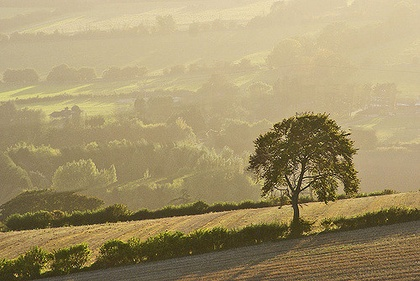
%> input picture 1437406655_9548bac8b6_z.jpg, 420 x 281 px, shrunk from 500 x 335 before the run
$ octave example.m   (GNU Octave 9; MATLAB toolbox functions it lacks are replaced by stand-ins)
%> lines starting %> are read from the running program, lines starting %| are printed output that depends on the picture; in (x1, y1, x2, y2) boxes, pixels count from 0 and x2, y2 are one past the last pixel; in counts of white or black regions, pixels touching at a corner belong together; the program's own positions count from 1
### VanHerkMin.m
function Y = VanHerkMin(X,N)
% fast implementation of 1-D minimum filter
% X is the input array
% N is the frame length / 1-D patch size
% Y is the local minima

% correcting X size
fixsize = 0;
addel = 0;
if mod(size(X,2),N) ~= 0
    fixsize = 1;
    addel = N-mod(size(X,2),N);
    f = [X repmat(X(:,end),1,addel)];
else
   f = X;
end
lf = size(f,2);
lx = size(X,2);
clear X

% Declaring aux. mat.
g = f;
h = g;

% Filling g & h (aux. mat.)
ig = 1:N:size(f,2);
ih = ig + N - 1;

g(:,ig) = f(:,ig);
h(:,ih) = f(:,ih);

for i = 2 : N
    igold = ig;
    ihold = ih;

    ig = ig + 1;
    ih = ih - 1;

    g(:,ig) = min(f(:,ig),g(:,igold));
    h(:,ih) = min(f(:,ih),h(:,ihold));
end
clear f

% Comparing g & h
if fixsize
    if addel > (N-1)/2
%          disp('hoi')
       ig = [ N : 1 : lf - addel + floor((N-1)/2) ];
       ih = [ 1 : 1 : lf-N+1 - addel + floor((N-1)/2)];
       Y = [ g(:,1+ceil((N-1)/2):N-1)  min(g(:,ig), h(:,ih)) ];
    else
       ig = [ N : 1 : lf ];
       ih = [ 1 : 1 : lf-N+1 ];
       Y = [ g(:,1+ceil((N-1)/2):N-1)  min(g(:,ig), h(:,ih))  h(:,lf-N+2:lf-N+1+floor((N-1)/2)-addel) ];
    end
else % not fixsize (addel=0, lf=lx)
    ig = [ N : 1 : lx ];
    ih = [ 1 : 1 : lx-N+1 ];
    Y = [  g(:,N-ceil((N-1)/2):N-1) min( g(:,ig), h(:,ih) )  h(:,lx-N+2:lx-N+1+floor((N-1)/2)) ];
end


end

### DarkChannel.m
function [darkchannel] = DarkChannel(I,height,width,patch_size)
% calculate the dark channel of image I with size [height, width]
darkchannel = zeros(height,width);
%%%%%%%%%%%%%%%%%%%%%% verison 1 %%%%%%%%%%%%%%%%%%%%%%%%%%%%%%%
% [11 lines of commented-out code are left out]

%%%%%%%%%%%%%%%%%%%%%% verison 2 %%%%%%%%%%%%%%%%%%%%%%%%%%%%%%%
% local minima for each patch in RGB channel
darkchannel_r = MinFilt(I(:,:,1),[patch_size patch_size]);
darkchannel_g = MinFilt(I(:,:,2),[patch_size patch_size]);
darkchannel_b = MinFilt(I(:,:,3),[patch_size patch_size]);
darkchannel_r(height,width)=0;
darkchannel_g(height,width)=0;
darkchannel_b(height,width)=0;
for index1 = 1:height
    for index2 = 1:width
        darkchannel(index1,index2) = min([darkchannel_r(index1,index2) darkchannel_g(index1,index2) darkchannel_b(index1,index2)]);
    end
end

darkchannel = double(darkchannel);

%%%%%%%%%%%%%%%%%%%%%% verison 3 %%%%%%%%%%%%%%%%%%%%%%%%%%%%%%%
% [12 lines of commented-out code are left out]


end

### AtmosphericLight.m
function [A] = AtmosphericLight(I,darkchannel,height,width)
% calculate the atmospheric light A of image I with size [height, width]

%%%%%%%%%%%%%%%%%%%%%% verison 1 %%%%%%%%%%%%%%%%%%%%%%%%%%%%%%%
% [7 lines of commented-out code are left out]
%%%%%%%%%%%%%%%%%%%%% verison 2 %%%%%%%%%%%%%%%%%%%%%%%%%%%%%%%
% tic;
% A = max(max(darkchannel));
% toc;
%%%%%%%%%%%%%%%%%%%%%% verison 3 %%%%%%%%%%%%%%%%%%%%%%%%%%%%%%%
% tic;
% maxAtomsLight = 240;
% A = min([maxAtomsLight, max(max(darkchannel))]);
% toc;
%%%%%%%%%%%%%%%%%%%%%% verison 4 %%%%%%%%%%%%%%%%%%%%%%%%%%%%%%%
% [8 lines of commented-out code are left out]
%%%%%%%%%%%%%%%%%%%%%% verison 5 %%%%%%%%%%%%%%%%%%%%%%%%%%%%%%%
tic;
K = round(height*width*0.001);
X = darkchannel(:);
I_gray = rgb2gray(I); I_gray = I_gray(:);
[~,corrsepond_index] = sort(X,'descend');                                   % http://www.ilovematlab.cn/thread-446974-1-1.html
A = max(I_gray(corrsepond_index));
A = double(A);
toc;
end

### Transmission_Fianl.m
function [transmission] = Transmission_Fianl(omega,darkchannel,A)
% % calculate the un-normalized transmission t_tilde(x) of image
transmission = 255 - omega.*darkchannel./A; % un-normalized
end

### GuidedFilter.m
function [q] = GuidedFilter(p,I,r,epsilon)
% implementation of guided filter in 2D
% time complexity: O()
% p: filtering input image, for dehazing application, p should be gray
% scale image
% I: guidance image, for dehazing application, I should be RGB image
% r: radius of local window
% epsilon: regularization parameter
% q: filtering output

[height,width] = size(p);
q = zeros(height,width);

mean_I_R = imboxfilt(I(:, :, 1), r);
mean_I_G = imboxfilt(I(:, :, 2), r);
mean_I_B = imboxfilt(I(:, :, 3), r);

mean_p = imboxfilt(p(:, :), r);

corr_I_R = imboxfilt(I(:, :, 1).*I(:, :, 1), r);
corr_I_G = imboxfilt(I(:, :, 2).*I(:, :, 2), r);
corr_I_B = imboxfilt(I(:, :, 3).*I(:, :, 3), r);

corr_Ip_R = imboxfilt(I(:, :, 1).*p(:, :), r);
corr_Ip_G = imboxfilt(I(:, :, 2).*p(:, :), r);
corr_Ip_B = imboxfilt(I(:, :, 3).*p(:, :), r);

var_I_R = corr_I_R - mean_I_R.* mean_I_R;
var_I_G = corr_I_G - mean_I_G.* mean_I_G;
var_I_B = corr_I_B - mean_I_B.* mean_I_B;

cov_Ip_R = corr_Ip_R - mean_I_R.*mean_p;
cov_Ip_G = corr_Ip_G - mean_I_G.*mean_p;
cov_Ip_B = corr_Ip_B - mean_I_B.*mean_p;

a_R = cov_Ip_R./(var_I_R + epsilon);
a_G = cov_Ip_G./(var_I_G + epsilon);
a_B = cov_Ip_B./(var_I_B + epsilon);

b_R = mean_p - a_R.*mean_I_R;
b_G = mean_p - a_G.*mean_I_G;
b_B = mean_p - a_B.*mean_I_B;

mean_a_R = imboxfilt(a_R, r);
mean_a_G = imboxfilt(a_G, r);
mean_a_B = imboxfilt(a_B, r);

mean_b_R = imboxfilt(b_R, r);
mean_b_G = imboxfilt(b_G, r);
mean_b_B = imboxfilt(b_B, r);

q(:, :, 1) = mean_a_R.*I(:, :, 1) + mean_b_R;
q(:, :, 2) = mean_a_G.*I(:, :, 2) + mean_b_G;
q(:, :, 3) = mean_a_B.*I(:, :, 3) + mean_b_B;

q = rgb2gray(q);

end

### MinFilt.m
function Y = MinFilt(X,N)
% 2-D minimum filter using van-Herk algorithm
% X is the input 2-D array
% N is the 2-D patch size
% Y is the minimum
Y = VanHerkMin(X,N(1));
Y = VanHerkMin(Y,N(2));

end

### example.m
% main function of this project
clear; clc;
imagename = '1437406655_9548bac8b6_z.jpg';
I = imread(imagename);
%> I is the input picture: size 281x420x3 uint8; mean R, G, B 163.8, 147.7, 107.1
[height,width,~] = size(I);
%> height = 281; width = 420
figure;
imshow(uint8(I)); title('original image');

% patch size initialization
patch_size = 10;

% dark channel
tic;
[darkchannel] = DarkChannel(I,height,width,patch_size);                     % ?????????min????van??????????????????��??
%> after the loop in VanHerkMin, `for i = 2 : N`: ig = 42 values from 10 to 420; ih = 42 values from 1 to 411
%> call 4 of VanHerkMin, with N = 10
%> after the loop in VanHerkMin (call 4), `for i = 2 : N`:
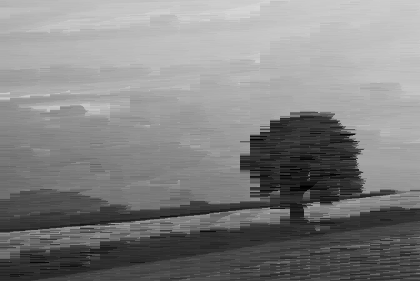
%> h: size 281x420 uint8; min 0, max 215, mean 130.6
%> after the loop in VanHerkMin (call 4), `for i = 2 : N`: ig = 42 values from 10 to 420; ih = 42 values from 1 to 411
%> call 5 of VanHerkMin, with N = 10
%> after the loop in VanHerkMin (call 5), `for i = 2 : N`:
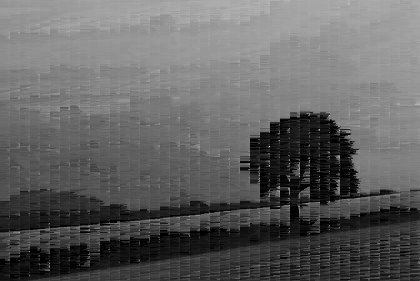
%> h: size 281x420 uint8; min 0, max 211, mean 97.7
%> after the loop in VanHerkMin (call 5), `for i = 2 : N`: ig = 42 values from 10 to 420; ih = 42 values from 1 to 411
%> call 6 of VanHerkMin, with N = 10
%> after the loop in VanHerkMin (call 6), `for i = 2 : N`: ig = 42 values from 10 to 420; ih = 42 values from 1 to 411
%> in VanHerkMin (call 6), `Y = [  g(:,N-ceil((N-1)/2):N-1) min( g(:,ig), h(:,ih) )  h(:,lx-N+2:lx..`:
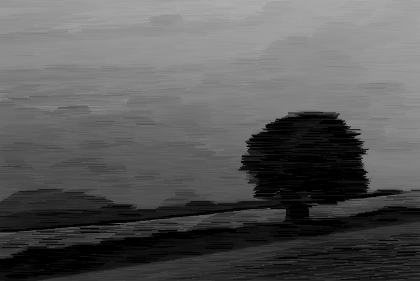
%> Y: size 281x420 uint8; min 0, max 173, mean 88.9
%> in DarkChannel, `darkchannel_r(height,width)=0;`: darkchannel_r: size 281x420 uint8; min 0, max 230, mean 144.1
%> in DarkChannel, `darkchannel_g(height,width)=0;`: darkchannel_g: size 281x420 uint8; min 0, max 215, mean 128.4; mean of the top-left, top-right, bottom-left and bottom-right quarters 171.8, 174.3, 91.7, 76.4
%> in DarkChannel, `darkchannel_b(height,width)=0;`: darkchannel_b: size 281x420 uint8; under 0.01% of pixels changed, all inside (x1, y1, x2, y2) = (419, 280, 420, 281)
toc;
figure;
imshow(uint8(darkchannel)); title('dark channel');

% atmospheric light A
tic;
[A] = AtmosphericLight(I,darkchannel,height,width);
%> in AtmosphericLight, `A = max(I_gray(corrsepond_index));`: A = 248
%> A = 248
toc;

% transmission t_tilde(x)
%%%%%%%%%%%%%%%%%%%%%% verison 1 %%%%%%%%%%%%%%%%%%%%%%%%%%%%%%%
% tic;
% omega = 0.95;
% [transmission] = Transmission(I,height,width,patch_size,A,omega);           % ?????????min????van??????????????????��??
% toc;
%%%%%%%%%%%%%%%%%%%%%% verison 2 %%%%%%%%%%%%%%%%%%%%%%%%%%%%%%%
tic;
omega = 0.95*255;
[transmission] = Transmission_Fianl(omega,darkchannel,A);
toc;
figure;
imshow(uint8(transmission)); title('transmission before soft matting');
%%%%%%%%%%%%%%%%%%%%%% verison 3 %%%%%%%%%%%%%%%%%%%%%%%%%%%%%%%
% tic;
% omega = 0.95;
% transmission = 255 - darkchannel;
% imshow(uint8(transmission)); title('transmission before soft matting');
% toc;

% show the haze free image before soft matting
transmission_normalized = transmission/255;
result1 = zeros(height,width,3);
I1 = double(I);
result1(:,:,1) = (I1(:,:,1) - (1-transmission_normalized)*A)./transmission_normalized;
result1(:,:,2) = (I1(:,:,2) - (1-transmission_normalized)*A)./transmission_normalized;
result1(:,:,3) = (I1(:,:,3) - (1-transmission_normalized)*A)./transmission_normalized;
figure;
imshow(uint8(result1)); title('haze free image without soft matting');

% soft matting(very slow when dealing with large image)
% [ filtered_transmission ] = matting( I1, transmission );

% guided filter
tic;
epsilon = 10^-6;
r = 81;
[filtered_transmission] = GuidedFilter(transmission_normalized,double(I)/255,r,epsilon);
%> in GuidedFilter, `corr_I_B = imboxfilt(I(:, :, 3).*I(:, :, 3), r);`:
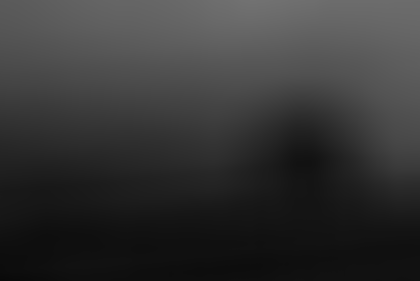
%> corr_I_B: size 281x420 double; min 0.037, max 0.447, mean 0.208
%> in GuidedFilter, `corr_Ip_R = imboxfilt(I(:, :, 1).*p(:, :), r);`:
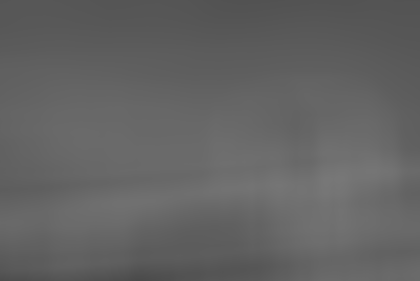
%> corr_Ip_R: size 281x420 double; min 0.294, max 0.47, mean 0.389
%> in GuidedFilter, `corr_Ip_B = imboxfilt(I(:, :, 3).*p(:, :), r);`:
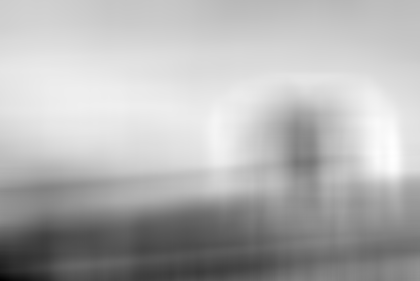
%> corr_Ip_B: size 281x420 double; min 0.151, max 0.283, mean 0.244; drawn with min black and max white
%> in GuidedFilter, `var_I_B = corr_I_B - mean_I_B.* mean_I_B;`:
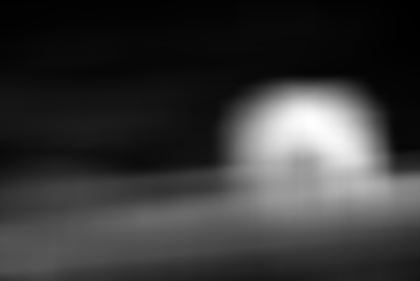
%> var_I_B: size 281x420 double; min 0.000231, max 0.0385, mean 0.00861; drawn with min black and max white
figure;
imshow(filtered_transmission,[]); title('guided filtered transmission');
toc;

% show the haze free image after guided filtering
result2 = zeros(height,width,3);
result2(:,:,1) = (I1(:,:,1) - (1-filtered_transmission)*A)./filtered_transmission;
result2(:,:,2) = (I1(:,:,2) - (1-filtered_transmission)*A)./filtered_transmission;
result2(:,:,3) = (I1(:,:,3) - (1-filtered_transmission)*A)./filtered_transmission;
figure;
imshow(uint8(result2)); title('haze free image after guided filtering');
figure;
subplot(2,1,1); imshow(uint8(I)); title('hazy image');
subplot(2,1,2); imshow(uint8(result2)); title('haze free image');

$ run again, with 2506891277_1fc784db23_z.jpg copied over 1437406655_9548bac8b6_z.jpg
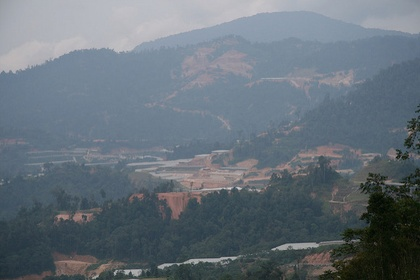
%> input picture 2506891277_1fc784db23_z.jpg, 420 x 280 px, shrunk from 640 x 426 before the run
%> I is the input picture: size 280x420x3 uint8; mean R, G, B 101.8, 112.3, 121.3
%> after the loop in VanHerkMin, `for i = 2 : N`: ig = 42 values from 10 to 420; ih = 42 values from 1 to 411
%> darkchannel_r: size 280x420 uint8; min 0, max 191, mean 92.1; mean of the top-left, top-right, bottom-left and bottom-right quarters 134.7, 115.2, 67.9, 50.7
%> darkchannel_g: size 280x420 uint8; min 0, max 191, mean 104.2
%> in DarkChannel, `darkchannel_b(height,width)=0;`:
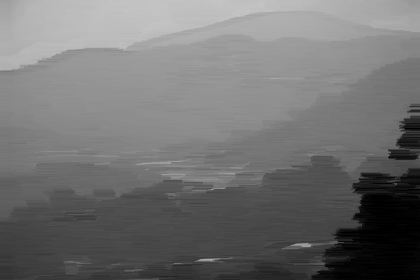
%> darkchannel_b: size 280x420 uint8; min 0, max 196, mean 113.2; mean of the top-left, top-right, bottom-left and bottom-right quarters 158.6, 143.8, 88.9, 61.6
%> in AtmosphericLight, `A = max(I_gray(corrsepond_index));`: A = 214
%> in GuidedFilter, `var_I_G = corr_I_G - mean_I_G.* mean_I_G;`:
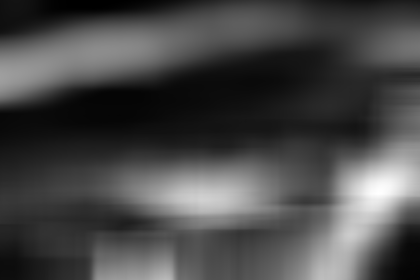
%> var_I_G: size 280x420 double; min 0.000101, max 0.0164, mean 0.00475; drawn with min black and max white

$ run again, with 2573408711_8f96535bf4_z.jpg copied over 1437406655_9548bac8b6_z.jpg
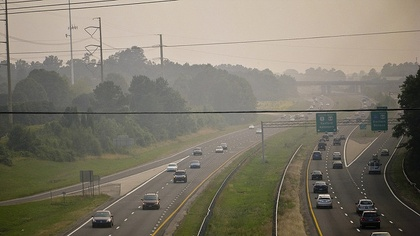
%> input picture 2573408711_8f96535bf4_z.jpg, 420 x 236 px, shrunk from 640 x 360 before the run
%> I is the input picture: size 236x420x3 uint8; mean R, G, B 127.2, 121.4, 107.5
%> after the loop in VanHerkMin, `for i = 2 : N`: ig = 42 values from 10 to 420; ih = 42 values from 1 to 411
%> after the loop in VanHerkMin (call 6), `for i = 2 : N`:
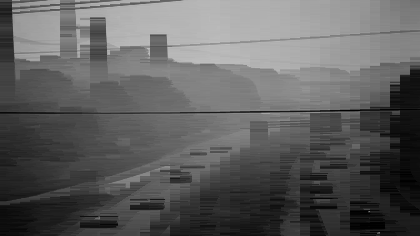
%> h: size 236x420 uint8; min 0, max 193, mean 94.4
%> after the loop in VanHerkMin (call 6), `for i = 2 : N`: ig = 42 values from 10 to 420; ih = 42 values from 1 to 411
%> darkchannel_r: size 236x420 uint8; min 0, max 214, mean 110.9; mean of the top-left, top-right, bottom-left and bottom-right quarters 133.8, 160.3, 83.5, 66
%> darkchannel_g: size 236x420 uint8; min 0, max 202, mean 105.8; mean of the top-left, top-right, bottom-left and bottom-right quarters 127.9, 150.2, 81.4, 63.8
%> darkchannel_b: size 236x420 uint8; min 0, max 190, mean 92.4; mean of the top-left, top-right, bottom-left and bottom-right quarters 119.1, 137, 63, 50.4
%> in AtmosphericLight, `A = max(I_gray(corrsepond_index));`: A = 238
%> in GuidedFilter, `var_I_R = corr_I_R - mean_I_R.* mean_I_R;`:
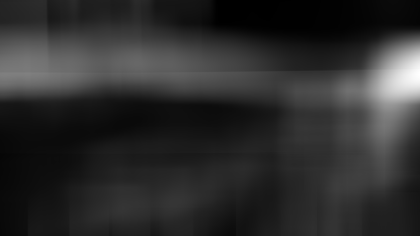
%> var_I_R: size 236x420 double; min 5.3e-05, max 0.0657, mean 0.0119; drawn with min black and max white

$ run again, with 3236898173_71c252a92d_o.jpg copied over 1437406655_9548bac8b6_z.jpg
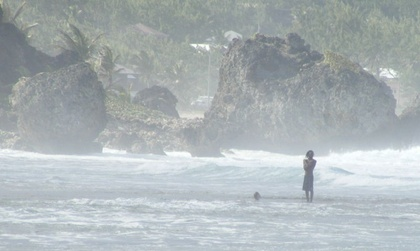
%> input picture 3236898173_71c252a92d_o.jpg, 420 x 251 px, shrunk from 800 x 478 before the run
%> I is the input picture: size 251x420x3 uint8; mean R, G, B 172.4, 180.5, 182.9
%> after the loop in VanHerkMin, `for i = 2 : N`: ig = 42 values from 10 to 420; ih = 42 values from 1 to 411
%> darkchannel_r: size 251x420 uint8; min 0, max 246, mean 161.6
%> darkchannel_g: size 251x420 uint8; min 0, max 252, mean 169.9
%> darkchannel_b: size 251x420 uint8; min 0, max 252, mean 172.9
%> in AtmosphericLight, `A = max(I_gray(corrsepond_index));`: A = 254
%> in GuidedFilter, `var_I_R = corr_I_R - mean_I_R.* mean_I_R;`:
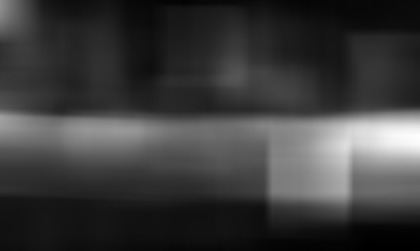
%> var_I_R: size 251x420 double; min 0.000605, max 0.0201, mean 0.00516; drawn with min black and max white
